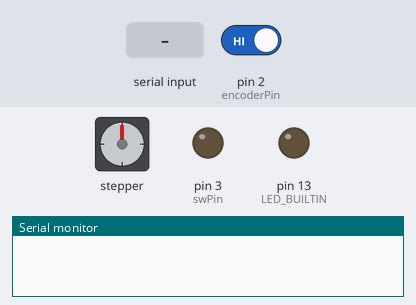
Bench run of a sketch on a simulated Arduino Uno, built with avr-gcc and run on an emulated ATmega328P. On the bench: stepper motor, output pins drawn as LEDs (lit = HIGH), the last lines printed to the serial monitor. The test bench sets the inputs (shaded band); at power-on: pin 2 (encoderPin) HIGH. Stepper angles assume 360 steps per turn.

Above: at 1.2 s.
1.3 s: "zero" received over Serial
At 2.7 s:
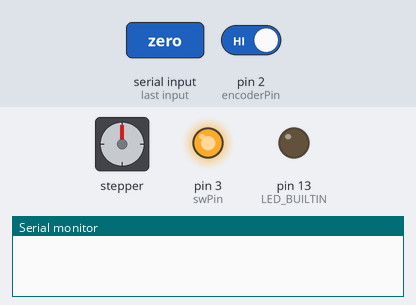
At 3.34 s:
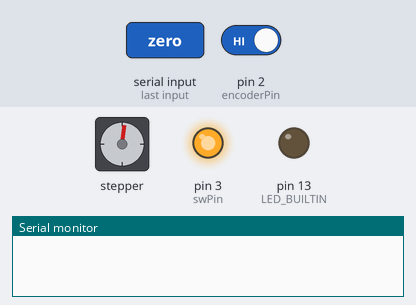
4.3 s: pin 2 (encoderPin) driven LOW
7.3 s: "quit" received over Serial
At 10.2 s:
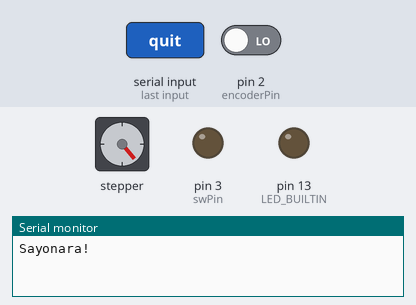
Timing chart, 0 to 14.4 s (numbered marks = the images above; inputs shaded):
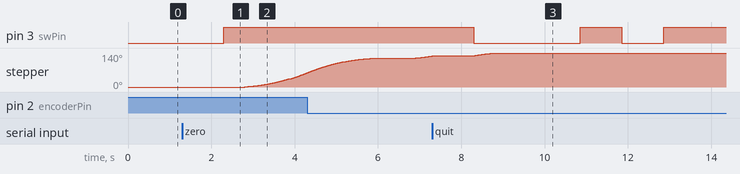

The sketch:

arduinoStepperControl_4_10_25.ino
```cpp
// Include the AccelStepper Library
#include <AccelStepper.h>
#include <elapsedMillis.h>

// Motor Connections by pin number (constant current, step/direction bipolar motor driver)
const int dirPin = 4;
const int stepPin = 5;
const int swPin = 3;
const int encoderPin = 2;

const int LED = 6;

// change microstepNum to whatever is set on the stepper driver
int microstepNum = 1;
int gearRatio = 3;

long degPerStep = .9;
int stepsPerRev = 360/degPerStep*gearRatio; // 1200 steps/rev without microstepping, multiply by microstep num to get real value

AccelStepper myStepper(AccelStepper::DRIVER, stepPin, dirPin);           // works for a4988 (Bipolar, constant current, step/direction driver)

int encoderSignal = 1;

int desiredPosition = 0;
int stepNum = 0;
int chopPos = 0;

elapsedMillis timeElapsed;    // creating timer for startup

// these bools control position control after finding zero
bool start = false; //
bool zeroFlag = true; //ensures that the initialization code for starting the zero-finding procedure runs only once
bool stopFlag = false; //used to manage the transition immediately after the encoder (chop) is detected
bool pwrCycleFlag = false; //when finding zero, commands a pwr cycle after stopping at true zero
bool stepCmdFlag = false; // true after receiving a `step` serial command and becomes false after printing

void setup() {
  Serial.begin(115200);
  myStepper.setMaxSpeed(400);    // [steps/sec]
  myStepper.setAcceleration(40); // [steps/sec^2]

  pinMode(swPin, OUTPUT);
  pinMode(encoderPin, INPUT_PULLUP);
  pinMode(LED_BUILTIN, OUTPUT);
}

void loop() {
  encoderSignal = digitalRead(encoderPin);
  if (Serial.available() > 0){ // this code runs if data is being sent via serial connection
  /*================================================================================
  Serial Command Descriptions:
    1. "step <num>"
        - Moves the stepper motor by a relative number of steps.
        returns: Serial.println(stepped to pos = <int(current position)>)
    2. "zero"
        - Starts the zero-finding routine to detect the chop (zero) signal.
          - Steps until the chop is detected.
          - Decelearates to a stop.
          - Moves to zero.
          - Power cycles.
          -  Serial.println("Stopped at A+ zero")
    3. "quit"
        - Disables the power relay, effectively stopping the motor.
        - Closes the serial communication by signaling a shutdown of the system.
        returns: nothing
    4. "power"
        - Turns off the relay powering the stepper motor.
        - The motor can be re-enabled with any command other than 'quit'.
        returns: Serial.println("Power turning off...")
    5. "pc"
        - Executes a power cycle by turning the power off then on again.
        - This action is used to latch the system to the proper A+ zero position.
        returns: Serial.println("Power cycle complete. Power is on")
    6. "getPos"
        - Queries and prints the current position of the stepper motor.
        returns: returns: Serial.println(Current position = <int(current position)>)

    Any unrecognized command causes the system to prompt for re-entry of a valid command.
  ================================================================================*/
    String command = Serial.readString();
    if (command.substring(0, 5) == "step "){ // command should be of form "step #"; causes stepper to step by "#" number of steps; "#" should not be entered in microsteps; stepper will NOT find zero first before moving
      stepNum = command.substring(5).toInt();
      stepNum = stepNum * microstepNum;
      start = false;
      stepCmdFlag = true;
      //relativeStepping = true;
      digitalWrite(swPin, HIGH);
      delay(1000);
      myStepper.move(stepNum); //  will move the stepper in RELATIVE coordinates from (current position) -> (current position + stepNum)
      //timeElapsed = 0;
    }
    else if (command.substring(0, 4) == "zero"){ // makes stepper find zero using chopper (will not move to position after zeroing)
      stepNum = 0;
      start = true;
      digitalWrite(swPin, HIGH);
      delay(500);
      timeElapsed = 0;
    }
    else if(String(command) == "quit"){ // quit command disables power and closes serial connection.
      digitalWrite(swPin, LOW);
      start = false;
      myStepper.moveTo(myStepper.currentPosition()); // come back to this, might be causing problems (pulses stop briefly then restart showing deceleration when quit ran)
      myStepper.stop();
      Serial.println("Sayonara!");
    }
    else if (command.substring(0, 5) == "power"){ // this is command to turn off relay (disables power to mode stirrer system), this will cause issues if ran when stepper motor is not in an integer position (in between positions)
      digitalWrite(swPin, LOW); // power can be restored by running any of the other commands (except quit) as they enable power by default.
      start = false;
      myStepper.stop();
      Serial.println("Power turning off...");
    }
    else if (command.substring(0, 2) == "pc"){ // This turns off and on the power to find the proper A+ zero
      delay(1000);
      digitalWrite(swPin, LOW);
      delay(1000);
      digitalWrite(swPin, HIGH);
      delay(1000);
      Serial.println("Power cycle complete. Power is on");
    }
    else if (command.substring(0, 6) == "getPos"){ // Query the position
      Serial.println(String("Current position = ") + myStepper.currentPosition());
    }
    else { // input not recognized
      Serial.println("Input not recognized, please try again, sir");
    }
  }
  if(start == true){ // this code runs if the stepper is finding zero, it checks after every step taken to see if a chop is detected
    if(zeroFlag == true){
      //Serial.println("here ");
      myStepper.setCurrentPosition(1); //prevents having to mod
      myStepper.move(20000);
      zeroFlag = false;
    }
    if (encoderSignal == LOW and timeElapsed > (1 * 1000)){ // check if chop has been found within 5 seconds of startup, this code run if stepper is finding zero only
      chopPos = myStepper.currentPosition();
      myStepper.stop();
      //Serial.println(String("current Position ") + chopPos);
      start = false;
      stopFlag = true;
    }
    else if(encoderSignal == HIGH and timeElapsed > (600000)){ // if 10 mins passes then there is a problem
      myStepper.stop();
      myStepper.setSpeed(0);
      start = false;
      digitalWrite(swPin, LOW);
      Serial.println("Stepper ran for 10 mins and did not detect chop. Check on system.");
    }
  }
  if(start == false && stopFlag == true && !myStepper.isRunning()) { //it is stopped at chopPos past zero. Command move to true zero
    long stepsPastChop = myStepper.currentPosition() - chopPos;
    delay(1000);
    //Serial.println("moving to true zero ");
    myStepper.move(4804 - stepsPastChop); //4803, 9605
    stopFlag = false;
    zeroFlag = true;
    pwrCycleFlag = true;
  }
  if(start == false && pwrCycleFlag == true && !myStepper.isRunning()) { //we are stopped at true zero. power cycle to latch to an A+ position. Set currentPosition to zero.
    delay(1000);
    digitalWrite(swPin, LOW);
    delay(1000);
    digitalWrite(swPin, HIGH);
    delay(1000);
    digitalWrite(swPin, LOW);
    delay(1000);
    digitalWrite(swPin, HIGH);
    delay(1000);
    Serial.println("Stopped at A+ zero");
    myStepper.setCurrentPosition(0);
    pwrCycleFlag = false;
  }
  if(stepCmdFlag == true && !myStepper.isRunning()){
    stepCmdFlag = false;
    Serial.println(String("Stepped to = ") + myStepper.currentPosition());
  }
  myStepper.run();
}
```

Measured:
- after the input at 1.3 s, pin 3 (swPin): LOW → HIGH after 1.0 s; stepper: keeps turning clockwise at about 39°/s, starting after 1.5 s
- after the input at 7.3 s, pin 3 (swPin): HIGH → LOW after 1.0 s, → HIGH 2.6 s later, → LOW 1.0 s later, → HIGH 1.0 s later
